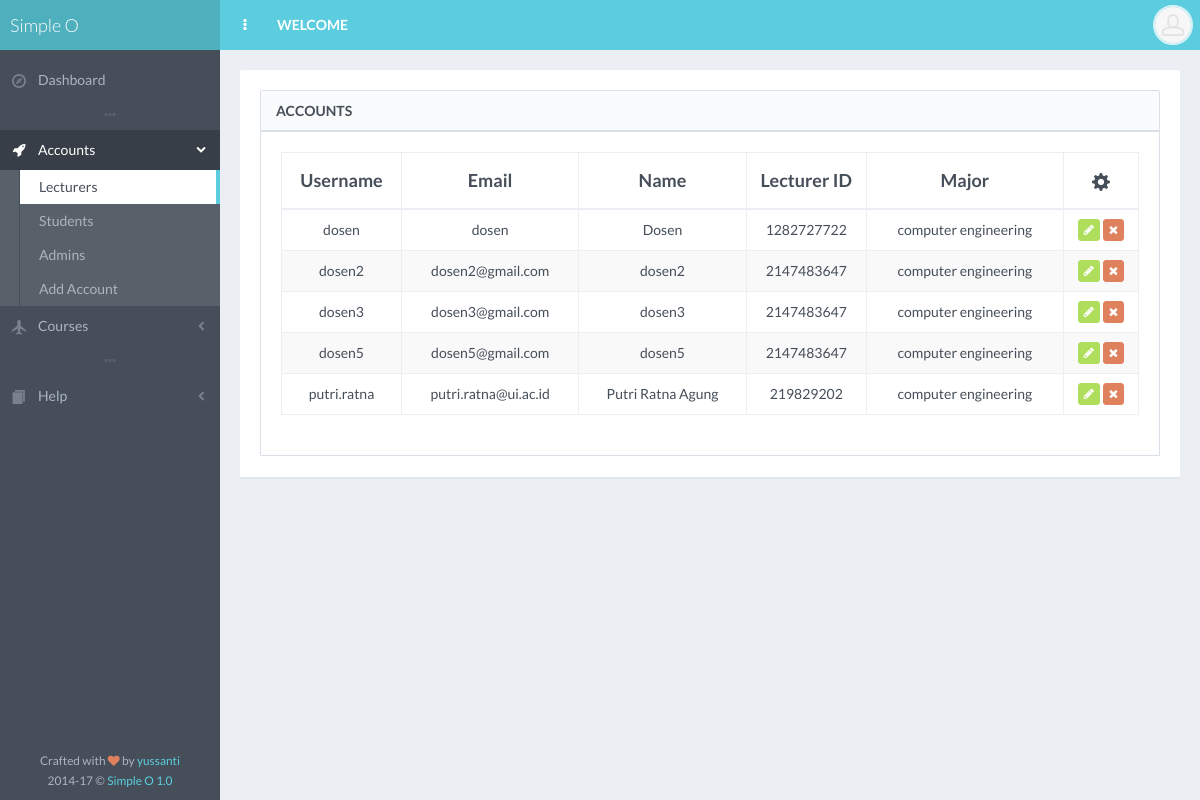
/seeLecturer.php (signed in), run on the app's committed database.
### tables this page shows
CREATE TABLE `tb_user` (
  `username` varchar(20) NOT NULL,
  `email` varchar(40) NOT NULL,
  `password` varchar(50) NOT NULL,
  `name` varchar(40) NOT NULL,
  `npm` int(11) NOT NULL,
  `major` varchar(40) NOT NULL,
  `level` varchar(20) NOT NULL,
  `img` varchar(200) NOT NULL
);

### seeLecturer.php (the view, shortened to what this page needs)
<?php include 'inc/template_start.php'; ?>
<?php include 'inc/page_head.php'; ?>
<div id="page-content">
    <div class="block">
    <div class="block full">
        <div class="block-title">
            <h2>Accounts</h2>
        </div>
        <div class="table-responsive">
            <table id="example-datatable" class="table table-striped table-bordered table-vcenter">
                <thead>
                    <tr>
                        <th class="text-center" style="width: 120px;">Username</th>
                        <th class="text-center">Email</th>
                        <th class="text-center">Name</th>
                        <th style="width: 120px;" class="text-center">Lecturer ID</th>
                        <th class="text-center">Major</th>
                        <th class="text-center" style="width: 75px;"><i class="gi gi-cogwheel"></i></th>
                    </tr>
                </thead>
                <tbody>
                   <tr>
                        <?php    $query1 = mysql_query("SELECT * FROM tb_user where level='Dosen'");
                    while($baris1=mysql_fetch_array($query1)) {
                    ?>
                    <tr>
                        <td><center><?php echo $baris1['username'] ;?></td></center>
                        <td><center><?php echo $baris1['email'] ;?></td></center>
                        <td><center><?php echo $baris1['name'] ;?></td></center>
                        <td><center><?php echo $baris1['npm'] ;?></td></center>
                        <td><center><?php echo $baris1['major'] ;?></td></center>
                        <td class="text-center">
                            <a href="editAccount.php?usr=<?php echo $baris1['username']; ?>" data-toggle="tooltip" title="Edit Account" class="btn btn-effect-ripple btn-xs btn-success"><i class="fa fa-pencil"></i></a>
                            <a href="deleteAccount.php?usr=<?php echo $baris1['username']; ?>" data-toggle="tooltip" title="Delete Account" class="btn btn-effect-ripple btn-xs btn-danger"><i class="fa fa-times"></i></a>
                        </td>
                    </tr>
                    <?php } ?>
                </tbody>
            </table>
        </div>
    </div>
    </div>
</div>
<?php include 'inc/page_footer.php'; ?>
<?php include 'inc/template_end.php'; ?>

### css/main.css (style rules this page uses)
body { font-family: "Lato", "Helvetica Neue", Helvetica, Arial, sans-serif; color: #454e59; background-color: #454e59; }
#page-content { padding: 10px 5px 1px; background-color: #ebeef2; }
#page-container.header-fixed-top #page-content { padding-top: 60px; }
.block { margin: 0 0 10px; padding: 20px 15px 1px; background-color: #ffffff; border-top-left-radius: 2px; border-top-right-radius: 2px; -webkit-box-shadow: 0 2px 0 rgba(218, 224, 232, .5); box-shadow: 0 2px 0 rgba(218, 224, 232, .5); }
.block .block { border: 1px solid #dae0e8; -webkit-box-shadow: none; box-shadow: none; }
.block.full { padding: 20px 15px; }
.block-title { margin: -20px -15px 20px; border-bottom: 2px solid #dae0e8; border-top-left-radius: 2px; border-top-right-radius: 2px; background: rgba(218, 224, 232, .15); }
.block-title h1, .block-title h2, .block-title h3, .block-title h4, .block-title h5, .block-title h6 { display: inline-block; font-size: 14px; line-height: 1.4; margin: 0; padding: 10px 15px 9px; font-weight: 600; text-transform: uppercase; }
h1, h2, h3, h4, h5, h6, .h1, .h2, .h3, .h4, .h5, .h6 { font-family: "Lato", "Helvetica Neue", Helvetica, Arial, sans-serif; font-weight: 300; }
h1, h2, h3 { margin-bottom: 15px; }
.text-primary, .text-primary:hover, a, a:hover, a:focus, a.text-primary, a.text-primary:hover, a.text-primary:focus { color: #5ccdde; }
.table.table-vcenter th, .table.table-vcenter td { vertical-align: middle; }
.table thead > tr > th { font-size: 18px; font-weight: 600; }
.table thead > tr > th, .table thead > tr > td, .table tfoot > tr > th, .table tfoot > tr > td { padding-top: 15px; padding-bottom: 15px; }
.table tbody > tr > th, .table tbody > tr > td { padding-top: 8px; padding-bottom: 8px; }
.table thead > tr > th, .table tbody > tr > th, .table tfoot > tr > th, .table thead > tr > td, .table tbody > tr > td, .table tfoot > tr > td, .table tbody + tbody, .table-bordered, .table-bordered > thead > tr > th, .table-bordered > tbody > tr > th, .table-bordered > tfoot > tr > th, .table-bordered > thead > tr > td, .table-bordered > tbody > tr > td, .table-bordered > tfoot > tr > td { border-color: #ebeef2; }
.btn { margin: 1px 0; background-color: #ffffff; border-radius: 3px; }
.btn-danger { background-color: #de815c; border-color: #de815c; }
.btn-success { background-color: #afde5c; border-color: #afde5c; }
p, .table, .alert, .carousel { margin-bottom: 20px; }
@media screen and (min-width: 768px) { #page-content { padding: 20px 20px 1px; } }
@media screen and (min-width: 768px) { #page-container.header-fixed-top #page-content { padding-top: 70px; } }
@media screen and (min-width: 768px) { .content-header, .content-header-media .header-section, .block, .block.full, .modal-body { padding-left: 20px; padding-right: 20px; } }
@media screen and (min-width: 768px) { .block, .widget { margin-bottom: 20px; } }
@media screen and (min-width: 768px) { .block-title { margin-left: -20px; margin-right: -20px; } }

### data on the page
tb_user: username "dosen", email "dosen", name "Dosen", npm "1282727722", major "computer engineering"
tb_user: username "dosen2", email "dosen2@gmail.com", name "dosen2", npm "2147483647", major "computer engineering"
tb_user: username "dosen3", email "dosen3@gmail.com", name "dosen3", npm "2147483647", major "computer engineering"
tb_user: username "dosen5", email "dosen5@gmail.com", name "dosen5", npm "2147483647", major "computer engineering"
tb_user: username "putri.ratna", email "putri.ratna@ui.ac.id", name "Putri Ratna Agung", npm "219829202", major "computer engineering"

### other printed values
$link['name'] "Dashboard"
$link['name'] "Accounts"
$sub_link['name'] "Lecturers"
$sub_link['name'] "Students"
$sub_link['name'] "Admins"
$sub_link['name'] "Add Account"
$link['name'] "Courses"
$link['name'] "Help"
$template['name'] "Simple O"
$template['version'] "1.0"
$template['header_link'] "WELCOME"
